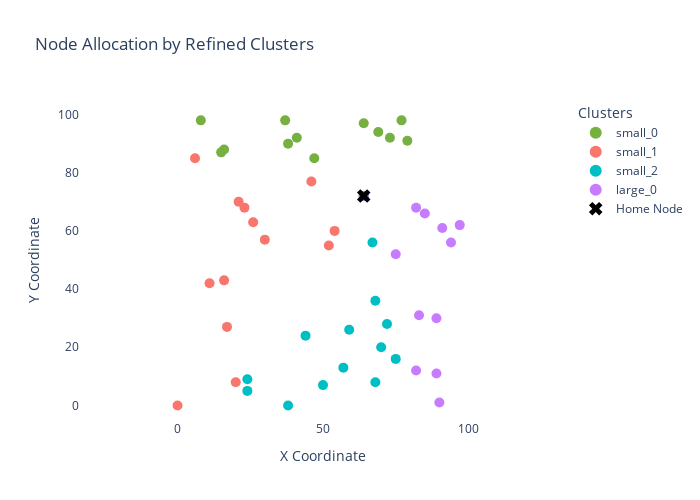

Write notebook code for a chart like this one.
### Code cell
plot_refined_clusters(clusters, nodes_df, home_node_id=0)

### Figure 1 — Plotly figure (JSON) as saved in the notebook; plotly's stock layout.template omitted (floating-point values rounded to 4 significant figures)
{"data": [{"hoverinfo": "text", "hovertext": ["Node: 0<br>Days: [0, 2, 3, 4]<br>Priority: 0.44", "Node: 10<br>Days: [1, 2, 3, 4]<br>Priority: 1.00", "Node: 12<br>Days: [1, 2, 3, 4]<br>Priority: 1.00", "Node: 15<br>Days: [0, 2, 3, 4]<br>Priority: 1.00", "Node: 16<br>Days: [1, 2, 3, 4]<br>Priority: 0.13", "Node: 20<br>Days: [1, 2, 3, 4]<br>Priority: 1.00", "Node: 24<br>Days: [0, 1, 2, 3]<br>Priority: 0.15", "Node: 30<br>Days: [1, 2, 3, 4]<br>Priority: 1.00", "Node: 33<br>Days: [0, 1, 2, 3]<br>Priority: 0.73", "Node: 35<br>Days: [0, 1, 2, 3]<br>Priority: 1.00", "Node: 37<br>Days: [0, 1, 2, 3]<br>Priority: 0.24", "Node: 42<br>Days: [0, 1, 2, 4]<br>Priority: 0.46", "Node: 46<br>Days: [0, 1, 2, 3]<br>Priority: 1.00"], "marker": {"color": "#76B041", "size": 10}, "mode": "markers", "name": "small_0", "type": "scatter", "x": [64, 16, 79, 69, 77, 15, 8, 64, 73, 47, 37, 38, 41], "y": [72, 88, 91, 94, 98, 87, 98, 97, 92, 85, 98, 90, 92]}, {"hoverinfo": "text", "hovertext": ["Node: 0<br>Days: [0, 2, 3, 4]<br>Priority: 0.44", "Node: 6<br>Days: [1, 2, 3, 4]<br>Priority: 0.09", "Node: 8<br>Days: [0, 1, 2, 4]<br>Priority: 0.76", "Node: 11<br>Days: [0, 1, 2, 3]<br>Priority: 0.53", "Node: 19<br>Days: [0, 1, 2, 4]<br>Priority: 0.73", "Node: 22<br>Days: [0, 1, 2, 3]<br>Priority: 0.09", "Node: 25<br>Days: [1, 2, 3, 4]<br>Priority: 0.71", "Node: 34<br>Days: [0, 1, 2, 4]<br>Priority: 0.61", "Node: 38<br>Days: [0, 1, 2, 4]<br>Priority: 0.30", "Node: 41<br>Days: [0, 1, 2, 3]<br>Priority: 0.25", "Node: 43<br>Days: [0, 1, 2, 4]<br>Priority: 0.80", "Node: 44<br>Days: [0, 1, 2, 3]<br>Priority: 0.18", "Node: 45<br>Days: [1, 2, 3, 4]<br>Priority: 1.00", "Node: 49<br>Days: [0, 1, 3, 4]<br>Priority: 1.00"], "marker": {"color": "#F8766D", "size": 10}, "mode": "markers", "name": "small_1", "type": "scatter", "x": [64, 46, 0, 52, 20, 21, 26, 30, 54, 11, 23, 6, 17, 16], "y": [72, 77, 0, 55, 8, 70, 63, 57, 60, 42, 68, 85, 27, 43]}, {"hoverinfo": "text", "hovertext": ["Node: 0<br>Days: [0, 2, 3, 4]<br>Priority: 0.44", "Node: 1<br>Days: [0, 1, 3, 4]<br>Priority: 0.14", "Node: 2<br>Days: [1, 2, 3, 4]<br>Priority: 0.70", "Node: 5<br>Days: [1, 2, 3, 4]<br>Priority: 0.38", "Node: 7<br>Days: [0, 2, 3, 4]<br>Priority: 1.00", "Node: 9<br>Days: [0, 1, 2, 4]<br>Priority: 0.70", "Node: 13<br>Days: [1, 2, 3, 4]<br>Priority: 0.55", "Node: 23<br>Days: [0, 1, 2, 4]<br>Priority: 0.50", "Node: 26<br>Days: [1, 2, 3, 4]<br>Priority: 0.50", "Node: 27<br>Days: [1, 2, 3, 4]<br>Priority: 0.79", "Node: 29<br>Days: [0, 1, 2, 4]<br>Priority: 0.39", "Node: 40<br>Days: [0, 1, 3, 4]<br>Priority: 0.36", "Node: 47<br>Days: [0, 2, 3, 4]<br>Priority: 0.46", "Node: 48<br>Days: [1, 2, 3, 4]<br>Priority: 0.32"], "marker": {"color": "#00BFC4", "size": 10}, "mode": "markers", "name": "small_2", "type": "scatter", "x": [64, 44, 24, 68, 24, 50, 72, 68, 59, 38, 75, 57, 67, 70], "y": [72, 24, 5, 8, 9, 7, 28, 36, 26, 0, 16, 13, 56, 20]}, {"hoverinfo": "text", "hovertext": ["Node: 0<br>Days: [0, 2, 3, 4]<br>Priority: 0.44", "Node: 3<br>Days: [0, 1, 2, 4]<br>Priority: 0.54", "Node: 4<br>Days: [0, 1, 3, 4]<br>Priority: 1.00", "Node: 14<br>Days: [0, 1, 2, 3]<br>Priority: 0.73", "Node: 17<br>Days: [0, 1, 2, 4]<br>Priority: 0.81", "Node: 18<br>Days: [0, 1, 2, 4]<br>Priority: 0.12", "Node: 21<br>Days: [0, 1, 2, 3]<br>Priority: 0.82", "Node: 28<br>Days: [0, 1, 2, 4]<br>Priority: 0.11", "Node: 31<br>Days: [0, 1, 2, 3]<br>Priority: 0.86", "Node: 32<br>Days: [0, 1, 2, 4]<br>Priority: 0.73", "Node: 36<br>Days: [0, 1, 3, 4]<br>Priority: 0.47", "Node: 39<br>Days: [0, 1, 2, 3]<br>Priority: 1.00"], "marker": {"color": "#C77CFF", "size": 10}, "mode": "markers", "name": "large_0", "type": "scatter", "x": [64, 82, 89, 75, 94, 82, 89, 90, 97, 85, 83, 91], "y": [72, 68, 30, 52, 56, 12, 11, 1, 62, 66, 31, 61]}, {"hoverinfo": "text", "hovertext": "Home: Node 0", "marker": {"color": "black", "size": 12, "symbol": "x"}, "mode": "markers", "name": "Home Node", "type": "scatter", "x": [64], "y": [72]}], "layout": {"height": 500, "hovermode": "closest", "legend": {"itemsizing": "constant", "title": {"text": "Clusters"}}, "plot_bgcolor": "white", "title": {"text": "Node Allocation by Refined Clusters"}, "width": 700, "xaxis": {"range": [-5, 105], "title": {"text": "X Coordinate"}}, "yaxis": {"range": [-5, 105], "scaleanchor": "x", "scaleratio": 1, "title": {"text": "Y Coordinate"}}}}
